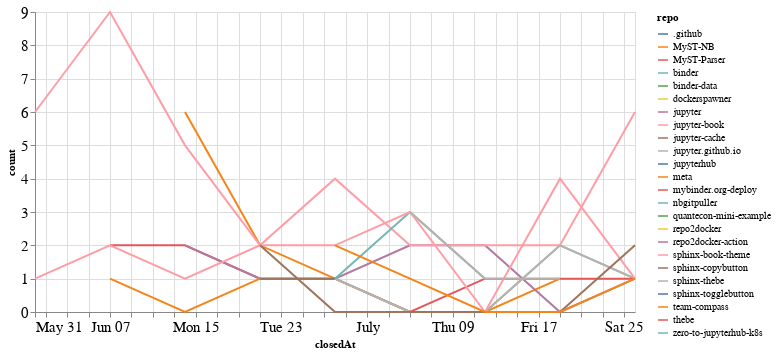

The code cell stored with this chart in its notebook:
### Code cell
closed_by_time = closed_by.groupby('repo').resample('W', on='closedAt').count()['author'].reset_index()
closed_by_time = closed_by_time.rename(columns={'author': 'count'})

alt.Chart(closed_by_time, width=600).mark_line().encode(
    x='closedAt',
    y='count',
    color='repo',
    tooltip="repo"
)

### Figure 1 — Vega-Lite specification as saved in the notebook (floating-point values rounded to 4 significant figures)
{"config": {"axisLeft": {"labelFontSize": 15}, "axisBottom": {"labelFontSize": 15}}, "data": {"name": "data-3c2670894ea155186d84a629b45580a9"}, "mark": "line", "encoding": {"color": {"type": "nominal", "field": "repo"}, "tooltip": {"type": "nominal", "field": "repo"}, "x": {"type": "temporal", "field": "closedAt"}, "y": {"type": "quantitative", "field": "count"}}, "width": 600, "$schema": "https://vega.github.io/schema/vega-lite/v4.8.1.json", "datasets": {"data-3c2670894ea155186d84a629b45580a9": [{"repo": ".github", "closedAt": "2020-07-05T00:00:00", "count": 1}, {"repo": "MyST-NB", "closedAt": "2020-06-14T00:00:00", "count": 6}, {"repo": "MyST-NB", "closedAt": "2020-06-21T00:00:00", "count": 2}, {"repo": "MyST-NB", "closedAt": "2020-06-28T00:00:00", "count": 1}, {"repo": "MyST-NB", "closedAt": "2020-07-05T00:00:00", "count": 0}, {"repo": "MyST-NB", "closedAt": "2020-07-12T00:00:00", "count": 0}, {"repo": "MyST-NB", "closedAt": "2020-07-19T00:00:00", "count": 1}, {"repo": "MyST-Parser", "closedAt": "2020-06-07T00:00:00", "count": 2}, {"repo": "MyST-Parser", "closedAt": "2020-06-14T00:00:00", "count": 2}, {"repo": "MyST-Parser", "closedAt": "2020-06-21T00:00:00", "count": 1}, {"repo": "MyST-Parser", "closedAt": "2020-06-28T00:00:00", "count": 1}, {"repo": "MyST-Parser", "closedAt": "2020-07-05T00:00:00", "count": 0}, {"repo": "MyST-Parser", "closedAt": "2020-07-12T00:00:00", "count": 1}, {"repo": "MyST-Parser", "closedAt": "2020-07-19T00:00:00", "count": 1}, {"repo": "binder", "closedAt": "2020-06-28T00:00:00", "count": 1}, {"repo": "binder", "closedAt": "2020-07-05T00:00:00", "count": 0}, {"repo": "binder", "closedAt": "2020-07-12T00:00:00", "count": 0}, {"repo": "binder", "closedAt": "2020-07-19T00:00:00", "count": 2}, {"repo": "binder", "closedAt": "2020-07-26T00:00:00", "count": 1}, {"repo": "binder-data", "closedAt": "2020-06-21T00:00:00", "count": 1}, {"repo": "dockerspawner", "closedAt": "2020-06-28T00:00:00", "count": 2}, {"repo": "jupyter", "closedAt": "2020-06-14T00:00:00", "count": 2}, {"repo": "jupyter", "closedAt": "2020-06-21T00:00:00", "count": 1}, {"repo": "jupyter", "closedAt": "2020-06-28T00:00:00", "count": 1}, {"repo": "jupyter", "closedAt": "2020-07-05T00:00:00", "count": 2}, {"repo": "jupyter", "closedAt": "2020-07-12T00:00:00", "count": 2}, {"repo": "jupyter", "closedAt": "2020-07-19T00:00:00", "count": 0}, {"repo": "jupyter", "closedAt": "2020-07-26T00:00:00", "count": 1}, {"repo": "jupyter-book", "closedAt": "2020-05-31T00:00:00", "count": 6}, {"repo": "jupyter-book", "closedAt": "2020-06-07T00:00:00", "count": 9}, {"repo": "jupyter-book", "closedAt": "2020-06-14T00:00:00", "count": 5}, {"repo": "jupyter-book", "closedAt": "2020-06-21T00:00:00", "count": 2}, {"repo": "jupyter-book", "closedAt": "2020-06-28T00:00:00", "count": 4}, {"repo": "jupyter-book", "closedAt": "2020-07-05T00:00:00", "count": 2}, {"repo": "jupyter-book", "closedAt": "2020-07-12T00:00:00", "count": 2}, {"repo": "jupyter-book", "closedAt": "2020-07-19T00:00:00", "count": 2}, {"repo": "jupyter-book", "closedAt": "2020-07-26T00:00:00", "count": 6}, {"repo": "jupyter-cache", "closedAt": "2020-06-21T00:00:00", "count": 1}, {"repo": "jupyter-cache", "closedAt": "2020-06-28T00:00:00", "count": 1}, {"repo": "jupyter.github.io", "closedAt": "2020-06-28T00:00:00", "count": 1}, {"repo": "jupyter.github.io", "closedAt": "2020-07-05T00:00:00", "count": 0}, {"repo": "jupyter.github.io", "closedAt": "2020-07-12T00:00:00", "count": 0}, {"repo": "jupyter.github.io", "closedAt": "2020-07-19T00:00:00", "count": 2}, {"repo": "jupyter.github.io", "closedAt": "2020-07-26T00:00:00", "count": 1}, {"repo": "jupyterhub", "closedAt": "2020-07-12T00:00:00", "count": 1}, {"repo": "meta", "closedAt": "2020-06-07T00:00:00", "count": 1}, {"repo": "meta", "closedAt": "2020-06-14T00:00:00", "count": 0}, {"repo": "meta", "closedAt": "2020-06-21T00:00:00", "count": 1}, {"repo": "mybinder.org-deploy", "closedAt": "2020-07-19T00:00:00", "count": 1}, {"repo": "mybinder.org-deploy", "closedAt": "2020-07-26T00:00:00", "count": 1}, {"repo": "nbgitpuller", "closedAt": "2020-06-28T00:00:00", "count": 1}, {"repo": "nbgitpuller", "closedAt": "2020-07-05T00:00:00", "count": 3}, {"repo": "nbgitpuller", "closedAt": "2020-07-12T00:00:00", "count": 1}, {"repo": "quantecon-mini-example", "closedAt": "2020-06-21T00:00:00", "count": 1}, {"repo": "repo2docker", "closedAt": "2020-06-14T00:00:00", "count": 1}, {"repo": "repo2docker-action", "closedAt": "2020-07-26T00:00:00", "count": 1}, {"repo": "sphinx-book-theme", "closedAt": "2020-05-31T00:00:00", "count": 1}, {"repo": "sphinx-book-theme", "closedAt": "2020-06-07T00:00:00", "count": 2}, {"repo": "sphinx-book-theme", "closedAt": "2020-06-14T00:00:00", "count": 1}, {"repo": "sphinx-book-theme", "closedAt": "2020-06-21T00:00:00", "count": 2}, {"repo": "sphinx-book-theme", "closedAt": "2020-06-28T00:00:00", "count": 2}, {"repo": "sphinx-book-theme", "closedAt": "2020-07-05T00:00:00", "count": 3}, {"repo": "sphinx-book-theme", "closedAt": "2020-07-12T00:00:00", "count": 0}, {"repo": "sphinx-book-theme", "closedAt": "2020-07-19T00:00:00", "count": 4}, {"repo": "sphinx-book-theme", "closedAt": "2020-07-26T00:00:00", "count": 1}, {"repo": "sphinx-copybutton", "closedAt": "2020-06-21T00:00:00", "count": 2}, {"repo": "sphinx-copybutton", "closedAt": "2020-06-28T00:00:00", "count": 0}, {"repo": "sphinx-copybutton", "closedAt": "2020-07-05T00:00:00", "count": 0}, {"repo": "sphinx-copybutton", "closedAt": "2020-07-12T00:00:00", "count": 0}, {"repo": "sphinx-copybutton", "closedAt": "2020-07-19T00:00:00", "count": 0}, {"repo": "sphinx-copybutton", "closedAt": "2020-07-26T00:00:00", "count": 2}, {"repo": "sphinx-thebe", "closedAt": "2020-07-05T00:00:00", "count": 3}, {"repo": "sphinx-thebe", "closedAt": "2020-07-12T00:00:00", "count": 1}, {"repo": "sphinx-thebe", "closedAt": "2020-07-19T00:00:00", "count": 1}, {"repo": "sphinx-togglebutton", "closedAt": "2020-06-14T00:00:00", "count": 1}, {"repo": "team-compass", "closedAt": "2020-06-28T00:00:00", "count": 2}, {"repo": "team-compass", "closedAt": "2020-07-05T00:00:00", "count": 1}, {"repo": "team-compass", "closedAt": "2020-07-12T00:00:00", "count": 0}, {"repo": "team-compass", "closedAt": "2020-07-19T00:00:00", "count": 0}, {"repo": "team-compass", "closedAt": "2020-07-26T00:00:00", "count": 1}, {"repo": "thebe", "closedAt": "2020-07-12T00:00:00", "count": 1}, {"repo": "zero-to-jupyterhub-k8s", "closedAt": "2020-07-05T00:00:00", "count": 1}]}}
